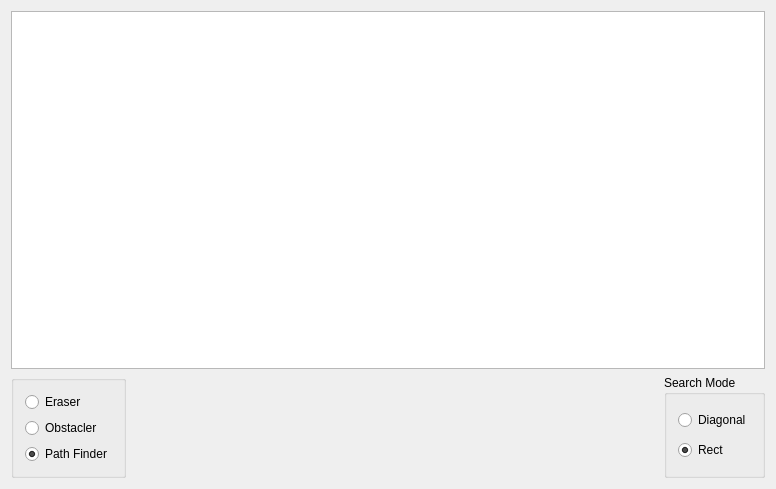
<?xml version="1.0" encoding="UTF-8"?>
<ui version="4.0">
 <class>Widget</class>
 <widget class="QWidget" name="Widget">
  <property name="geometry">
   <rect>
    <x>0</x>
    <y>0</y>
    <width>776</width>
    <height>489</height>
   </rect>
  </property>
  <property name="windowTitle">
   <string>Widget</string>
  </property>
  <layout class="QVBoxLayout" name="verticalLayout_3">
   <item>
    <widget class="QGraphicsView" name="view"/>
   </item>
   <item>
    <layout class="QHBoxLayout" name="horizontalLayout">
     <item>
      <widget class="QGroupBox" name="groupBox_2">
       <property name="title">
        <string/>
       </property>
       <layout class="QVBoxLayout" name="verticalLayout">
        <item>
         <widget class="QRadioButton" name="radioButton_2">
          <property name="text">
           <string>Eraser</string>
          </property>
         </widget>
        </item>
        <item>
         <widget class="QRadioButton" name="radioButton">
          <property name="text">
           <string>Obstacler</string>
          </property>
          <property name="checked">
           <bool>false</bool>
          </property>
         </widget>
        </item>
        <item>
         <widget class="QRadioButton" name="radioButton_3">
          <property name="text">
           <string>Path Finder</string>
          </property>
          <property name="checkable">
           <bool>true</bool>
          </property>
          <property name="checked">
           <bool>true</bool>
          </property>
         </widget>
        </item>
       </layout>
      </widget>
     </item>
     <item>
      <spacer name="horizontalSpacer">
       <property name="orientation">
        <enum>Qt::Horizontal</enum>
       </property>
       <property name="sizeHint" stdset="0">
        <size>
         <width>40</width>
         <height>20</height>
        </size>
       </property>
      </spacer>
     </item>
     <item>
      <widget class="QGroupBox" name="groupBox">
       <property name="title">
        <string>Search Mode</string>
       </property>
       <layout class="QVBoxLayout" name="verticalLayout_2">
        <item>
         <widget class="QRadioButton" name="radioButton_4">
          <property name="text">
           <string>Diagonal</string>
          </property>
         </widget>
        </item>
        <item>
         <widget class="QRadioButton" name="radioButton_5">
          <property name="text">
           <string>Rect</string>
          </property>
          <property name="checked">
           <bool>true</bool>
          </property>
         </widget>
        </item>
       </layout>
      </widget>
     </item>
    </layout>
   </item>
  </layout>
 </widget>
 <layoutdefault spacing="6" margin="11"/>
 <resources/>
 <connections/>
</ui>
